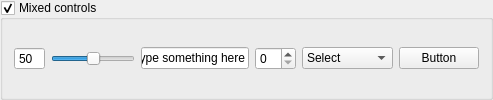
     <widget class="QGroupBox" name="mixedControls_groupBox">
      <property name="title">
       <string>Mixed controls</string>
      </property>
      <property name="checkable">
       <bool>true</bool>
      </property>
      <layout class="QHBoxLayout" name="horizontalLayout_7">
       <item>
        <layout class="QHBoxLayout" name="spinSlider_horizontalLayout">
         <item>
          <widget class="QSpinBox" name="spinSlider_spinBox">
           <property name="toolTip">
            <string>&lt;html&gt;&lt;head/&gt;&lt;body&gt;&lt;p&gt;Set the priority for this render job.&lt;/p&gt;&lt;p&gt;Higher priority jobs will be rendered first. Setting the priority to zero will submit the job as paused.&lt;/p&gt;&lt;/body&gt;&lt;/html&gt;</string>
           </property>
           <property name="buttonSymbols">
            <enum>QAbstractSpinBox::NoButtons</enum>
           </property>
           <property name="minimum">
            <number>0</number>
           </property>
           <property name="maximum">
            <number>100</number>
           </property>
           <property name="value">
            <number>50</number>
           </property>
          </widget>
         </item>
         <item>
          <widget class="QSlider" name="spinSlider_slider">
           <property name="toolTip">
            <string>&lt;html&gt;&lt;head/&gt;&lt;body&gt;&lt;p&gt;Set the priority for this render job.&lt;/p&gt;&lt;p&gt;Higher priority jobs will be rendered first. Setting the priority to zero will submit the job as paused.&lt;/p&gt;&lt;/body&gt;&lt;/html&gt;</string>
           </property>
           <property name="minimum">
            <number>0</number>
           </property>
           <property name="maximum">
            <number>100</number>
           </property>
           <property name="value">
            <number>50</number>
           </property>
           <property name="orientation">
            <enum>Qt::Horizontal</enum>
           </property>
           <property name="tickPosition">
            <enum>QSlider::NoTicks</enum>
           </property>
           <property name="tickInterval">
            <number>10</number>
           </property>
          </widget>
         </item>
        </layout>
       </item>
       <item>
        <widget class="QLineEdit" name="lineEdit_6">
         <property name="text">
          <string>Type something here</string>
         </property>
        </widget>
       </item>
       <item>
        <widget class="QSpinBox" name="spinBox_2"/>
       </item>
       <item>
        <widget class="QComboBox" name="comboBox_3">
         <item>
          <property name="text">
           <string>Select</string>
          </property>
         </item>
         <item>
          <property name="text">
           <string>An</string>
          </property>
         </item>
         <item>
          <property name="text">
           <string>Item</string>
          </property>
         </item>
         <item>
          <property name="text">
           <string>From</string>
          </property>
         </item>
         <item>
          <property name="text">
           <string>This</string>
          </property>
         </item>
         <item>
          <property name="text">
           <string>ComboBox</string>
          </property>
         </item>
         <item>
          <property name="text">
           <string>Widget</string>
          </property>
         </item>
        </widget>
       </item>
       <item>
        <widget class="QPushButton" name="pushButton_7">
         <property name="text">
          <string>Button</string>
         </property>
        </widget>
       </item>
      </layout>
     </widget>
